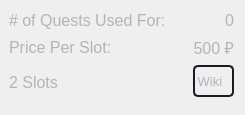
                  <widget class="QFrame" name="main_frame_extras">
                   <property name="maximumSize">
                    <size>
                     <width>16777215</width>
                     <height>100</height>
                    </size>
                   </property>
                   <property name="font">
                    <font>
                     <pointsize>12</pointsize>
                     <italic>false</italic>
                     <bold>false</bold>
                    </font>
                   </property>
                   <property name="styleSheet">
                    <string notr="true">QFrame {
border: 0px solid black;
border-radius: 0px; 
color: white; 


}</string>
                   </property>
                   <property name="frameShape">
                    <enum>QFrame::StyledPanel</enum>
                   </property>
                   <property name="frameShadow">
                    <enum>QFrame::Raised</enum>
                   </property>
                   <layout class="QGridLayout" name="gridLayout_2">
                    <property name="leftMargin">
                     <number>9</number>
                    </property>
                    <property name="bottomMargin">
                     <number>16</number>
                    </property>
                    <property name="horizontalSpacing">
                     <number>9</number>
                    </property>
                    <property name="verticalSpacing">
                     <number>6</number>
                    </property>
                    <item row="1" column="1">
                     <widget class="QLabel" name="price_per_slot_val">
                      <property name="font">
                       <font>
                        <pointsize>12</pointsize>
                        <italic>false</italic>
                        <bold>false</bold>
                        <underline>false</underline>
                       </font>
                      </property>
                      <property name="layoutDirection">
                       <enum>Qt::LeftToRight</enum>
                      </property>
                      <property name="styleSheet">
                       <string notr="true">color: rgb(180, 180, 180);</string>
                      </property>
                      <property name="text">
                       <string>500 ₽</string>
                      </property>
                      <property name="alignment">
                       <set>Qt::AlignRight|Qt::AlignTrailing|Qt::AlignVCenter</set>
                      </property>
                     </widget>
                    </item>
                    <item row="0" column="1">
                     <widget class="QLabel" name="needed_for_quests_val">
                      <property name="font">
                       <font>
                        <pointsize>12</pointsize>
                        <italic>false</italic>
                        <bold>false</bold>
                       </font>
                      </property>
                      <property name="styleSheet">
                       <string notr="true">color: rgb(180, 180, 180)</string>
                      </property>
                      <property name="text">
                       <string>0</string>
                      </property>
                      <property name="alignment">
                       <set>Qt::AlignRight|Qt::AlignTrailing|Qt::AlignVCenter</set>
                      </property>
                     </widget>
                    </item>
                    <item row="2" column="0">
                     <widget class="QLabel" name="spacer_label">
                      <property name="minimumSize">
                       <size>
                        <width>0</width>
                        <height>0</height>
                       </size>
                      </property>
                      <property name="font">
                       <font>
                        <pointsize>12</pointsize>
                        <italic>false</italic>
                        <bold>false</bold>
                       </font>
                      </property>
                      <property name="toolTip">
                       <string>The number of slots the item uses in your inventory.</string>
                      </property>
                      <property name="styleSheet">
                       <string notr="true">color: rgb(180, 180, 180)</string>
                      </property>
                      <property name="text">
                       <string>2 Slots</string>
                      </property>
                      <property name="scaledContents">
                       <bool>false</bool>
                      </property>
                     </widget>
                    </item>
                    <item row="0" column="0">
                     <widget class="QLabel" name="needed_for_quests_label">
                      <property name="minimumSize">
                       <size>
                        <width>175</width>
                        <height>0</height>
                       </size>
                      </property>
                      <property name="maximumSize">
                       <size>
                        <width>175</width>
                        <height>16777215</height>
                       </size>
                      </property>
                      <property name="font">
                       <font>
                        <pointsize>12</pointsize>
                        <italic>false</italic>
                        <bold>false</bold>
                       </font>
                      </property>
                      <property name="toolTip">
                       <string>Number of quests this item is used in.</string>
                      </property>
                      <property name="styleSheet">
                       <string notr="true">color: rgb(180, 180, 180)</string>
                      </property>
                      <property name="text">
                       <string># of Quests Used For:</string>
                      </property>
                     </widget>
                    </item>
                    <item row="2" column="1">
                     <widget class="QFrame" name="frame_5">
                      <property name="minimumSize">
                       <size>
                        <width>0</width>
                        <height>34</height>
                       </size>
                      </property>
                      <property name="maximumSize">
                       <size>
                        <width>16777215</width>
                        <height>16777215</height>
                       </size>
                      </property>
                      <property name="font">
                       <font>
                        <pointsize>12</pointsize>
                        <italic>false</italic>
                        <bold>false</bold>
                       </font>
                      </property>
                      <property name="styleSheet">
                       <string notr="true"/>
                      </property>
                      <property name="frameShape">
                       <enum>QFrame::StyledPanel</enum>
                      </property>
                      <property name="frameShadow">
                       <enum>QFrame::Raised</enum>
                      </property>
                      <layout class="QVBoxLayout" name="verticalLayout_8">
                       <property name="spacing">
                        <number>0</number>
                       </property>
                       <property name="leftMargin">
                        <number>0</number>
                       </property>
                       <property name="topMargin">
                        <number>0</number>
                       </property>
                       <property name="rightMargin">
                        <number>0</number>
                       </property>
                       <property name="bottomMargin">
                        <number>9</number>
                       </property>
                       <item>
                        <widget class="QPushButton" name="wiki_button">
                         <property name="sizePolicy">
                          <sizepolicy hsizetype="Preferred" vsizetype="Preferred">
                           <horstretch>0</horstretch>
                           <verstretch>0</verstretch>
                          </sizepolicy>
                         </property>
                         <property name="minimumSize">
                          <size>
                           <width>0</width>
                           <height>32</height>
                          </size>
                         </property>
                         <property name="maximumSize">
                          <size>
                           <width>80</width>
                           <height>32</height>
                          </size>
                         </property>
                         <property name="font">
                          <font>
                           <pointsize>10</pointsize>
                           <italic>false</italic>
                           <bold>false</bold>
                          </font>
                         </property>
                         <property name="toolTip">
                          <string>Open the item's EFT Wiki page in your default browser.</string>
                         </property>
                         <property name="layoutDirection">
                          <enum>Qt::RightToLeft</enum>
                         </property>
                         <property name="styleSheet">
                          <string notr="true">QPushButton {
border: 2px solid rgb(26,26,39);
border-radius: 5px; 
color: rgb(180, 180, 180); 
font: 10pt &quot;DM Sans&quot;;
}

QPushButton:hover {
	color: rgb(180, 180, 180); 
    background-color: rgb(26,26,39);
    border-width: 0px;
    border-color: black;
    border-radius: 6px;

}

QPushButton:checked {
	color: rgb(180, 180, 180); 
    background-color: rgb(26,26,39);
    border-width: 0px;
    border-color: black;
    border-radius: 6px;

}</string>
                         </property>
                         <property name="text">
                          <string>Wiki  </string>
                         </property>
                         <property name="icon">
                          <iconset resource="resources.qrc">
                           <normaloff>:/secondary_ui_elems/ui_elements/media/wiki_external.ico</normaloff>:/secondary_ui_elems/ui_elements/media/wiki_external.ico</iconset>
                         </property>
                         <property name="iconSize">
                          <size>
                           <width>20</width>
                           <height>20</height>
                          </size>
                         </property>
                         <property name="shortcut">
                          <string extracomment="Open Item on the EFT Wiki in a web browser"/>
                         </property>
                         <property name="checkable">
                          <bool>false</bool>
                         </property>
                         <property name="default">
                          <bool>false</bool>
                         </property>
                         <property name="flat">
                          <bool>true</bool>
                         </property>
                        </widget>
                       </item>
                      </layout>
                     </widget>
                    </item>
                    <item row="1" column="0">
                     <widget class="QLabel" name="price_per_slot_label">
                      <property name="minimumSize">
                       <size>
                        <width>175</width>
                        <height>0</height>
                       </size>
                      </property>
                      <property name="maximumSize">
                       <size>
                        <width>175</width>
                        <height>16777215</height>
                       </size>
                      </property>
                      <property name="font">
                       <font>
                        <pointsize>12</pointsize>
                        <italic>false</italic>
                        <bold>false</bold>
                       </font>
                      </property>
                      <property name="toolTip">
                       <string>The highest sell price (listed above) per the number of slots the item takes up in your inventory</string>
                      </property>
                      <property name="styleSheet">
                       <string notr="true">color: rgb(180, 180, 180);</string>
                      </property>
                      <property name="text">
                       <string>Price Per Slot:</string>
                      </property>
                     </widget>
                    </item>
                   </layout>
                  </widget>
